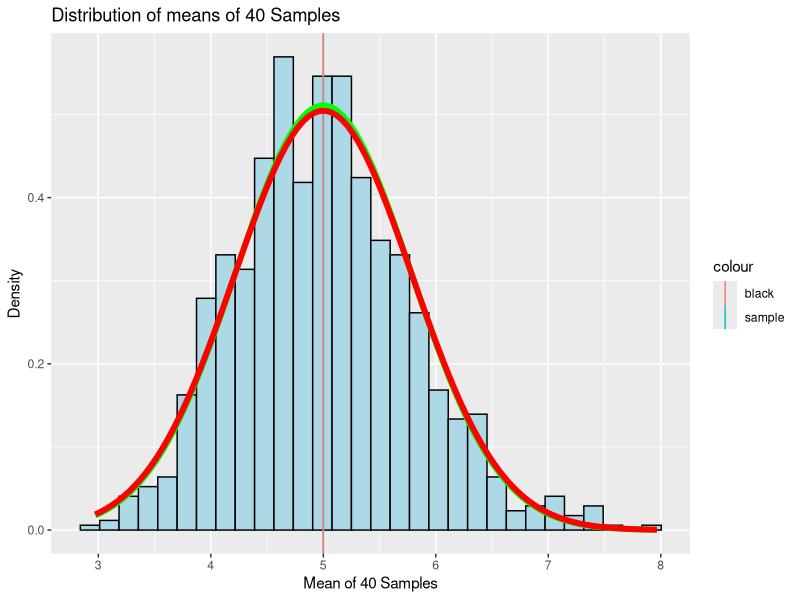

The R script that drew this image:
set.seed(539)
lambda <- 0.2
n <- 40
size <- 1000
simulate <- replicate(size, rexp(n, lambda))

means_expo <- apply(simulate, 2, mean)

sample_mean <- mean(means_expo)
THEOmean <- 1 / lambda

sample_var <- var(means_expo)
THEOvar  <- (1 / lambda)^2 / (n) 
sample_sd <- sd(means_expo)
THEOsd  <- 1/(lambda * sqrt(n))

library(ggplot2)

plot1 <- data.frame(means_expo)
p <- ggplot(plot1, aes(x =means_expo))
p <- p + geom_histogram(aes(y=..density..), colour="black",fill = "lightblue")
p <- p + labs(title = "Distribution of means of 40 Samples", x = "Mean of 40 Samples", y = "Density")
p <- p + geom_vline(aes(xintercept = sample_mean, colour = "sample"))
p <- p + geom_vline(aes(xintercept = THEOmean, colour = "black" ))
p <- p + stat_function(fun = dnorm, args = list(mean = sample_mean, sd = sample_sd), color = "green", size = 2.0)
p <- p + stat_function(fun = dnorm, args = list(mean = THEOmean, sd = THEOsd), colour = "red", size = 2.0)
